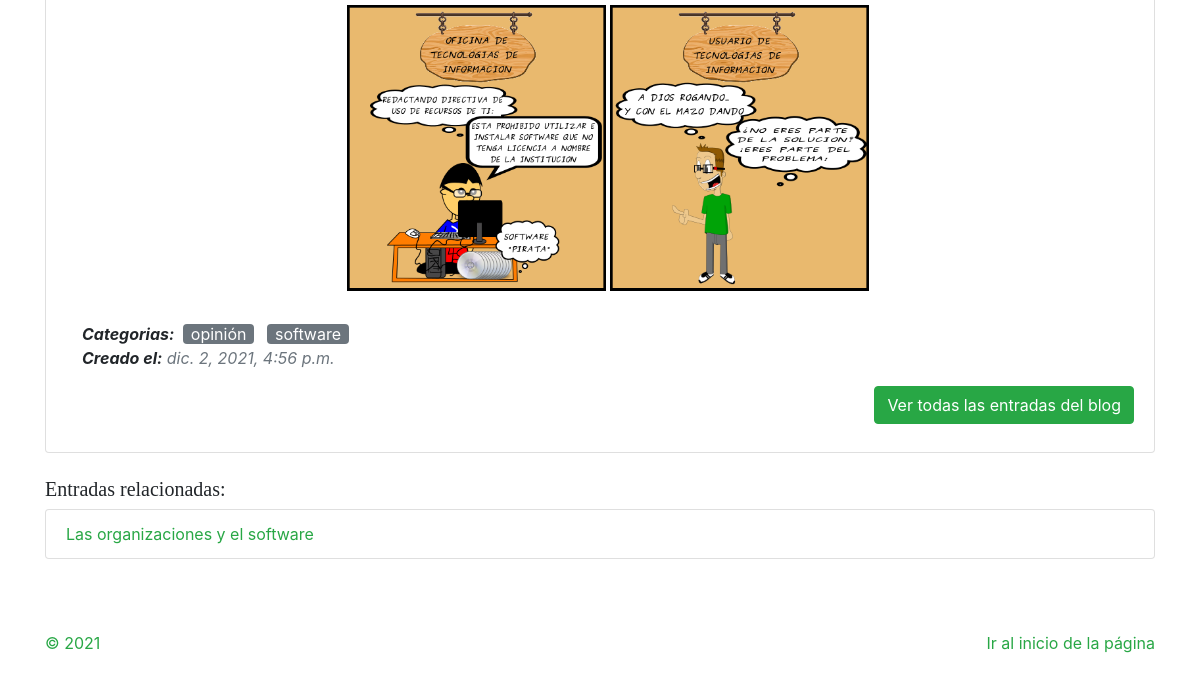
Before: /blog/2/ (lower part) with the older database file.
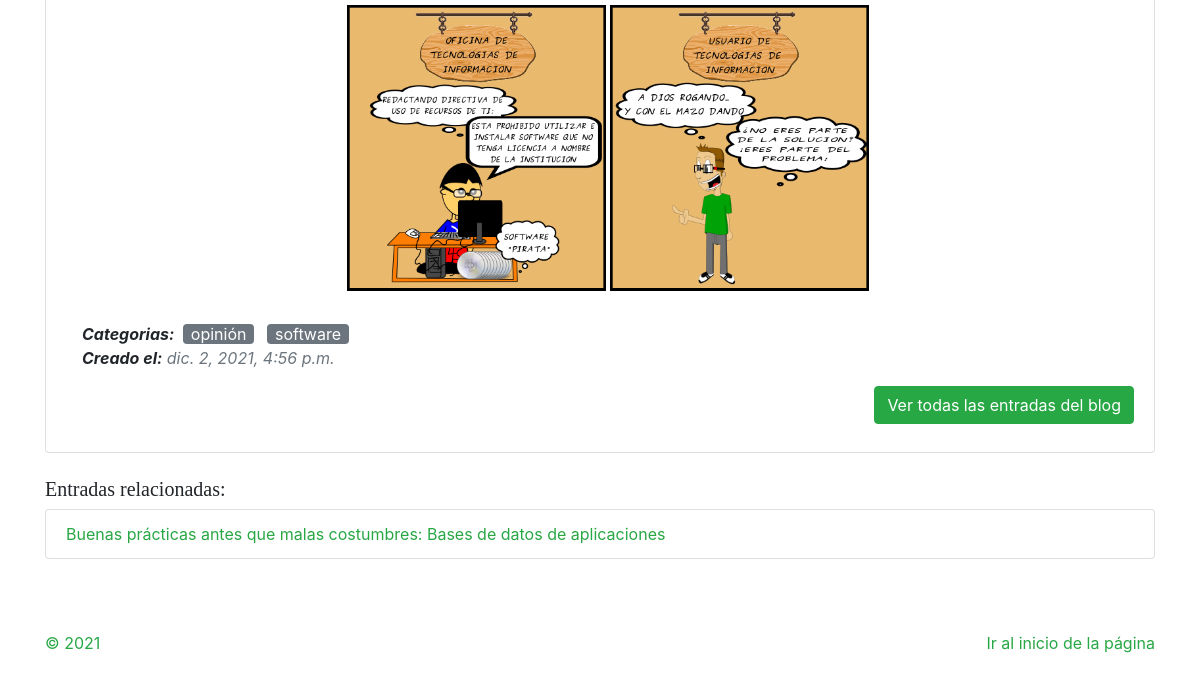
After: the same page with the newer database file.
### blog/models.py (models this page shows, shortened)
class CategoriaPost(models.Model):
    nombre = models.CharField(max_length=50)
    disponibilidad = models.BooleanField(default=True)
    creado = models.DateTimeField(auto_now_add=True)
    modificado = models.DateTimeField(auto_now_add=True)
    class Meta:
        verbose_name = "Categoría de publicación"
        verbose_name_plural = "Categorías de publicación"

class Post(models.Model):
    titulo = models.CharField(max_length=80)
    resumen = models.CharField(max_length=500)
    imagen = models.ImageField(upload_to='blog', null=True, blank=True)
    autor = models.ForeignKey(User, on_delete=models.CASCADE)
    categorias = models.ManyToManyField(CategoriaPost)
    contenido = HTMLField()
    creado = models.DateTimeField(auto_now_add=True)
    modificado = models.DateTimeField(auto_now_add=True)
    class Meta:
        verbose_name = "Publicación"
        verbose_name_plural = "Publicaciones"

### blog/views.py (the view)
# urls.py: path('<int:blog_id>/', views.blog_id, name="blogid"),
def blog_id(request, blog_id):
    post = Post.objects.get(id=blog_id)
    posts_relacionados = []
    for categoria_post in post.categorias.all():
        posts_relacionados += Post.objects.filter(categorias=categoria_post)
    for el_post in posts_relacionados:
        if el_post.titulo == post.titulo:
            posts_relacionados.remove(el_post)
    return render(request, "blog/blogid.html", {"post": post, "posts_relacionados": posts_relacionados})

### blog/templates/blog/blogid.html (shortened to what this page needs)
{% extends 'presentacion/masterpage.html' %}
{% load static %}
{% block content %}
    <main role="main">
		<section class="container my-4">
			<ul class="list-group">
				<li class="list-group-item">
					<div class="pl-3">
						<div class="pb-3">
							<div class="text-center"><img class="w-50 h-50 mb-4" src="{{post.imagen.url}}" alt="{{post.post_id}}" /></div>
							<p class="font-italic d-inline"><span class="font-weight-bold">Categorias:</span></p>
							{% for categoria in post.categorias.all %}
								<a class="text-lowercase bg-secondary rounded mx-1 px-2 text-white" href="{% url 'categoria_blog' categoria.id %}">{{categoria.nombre}}</a>
							{% endfor %}
							<p class="font-italic"><span class="font-weight-bold">Creado el:</span> <span class="text-muted text-lowercase">{{post.creado}}</span></p>
							<div class="text-right"><a href="/blog/" class="btn btn-success">Ver todas las entradas del blog</a></div>
						</div>
					</div>
				</li>
			</ul>
        </section>
		{% if posts_relacionados %}
		<section class="container my-4">
			<h5>Entradas relacionadas:</h5>
			<ul class="list-group">
					{% for el_post in posts_relacionados %}
						<li class="list-group-item"><a href="{% url 'blogid' el_post.id %}" class="text-success">{{el_post.titulo}}</a></li>
					{% endfor %}
			</ul>
		</section>
		{% endif %}
	</main>
{% endblock content %}

Changed rows visible on the page:
no longer on one of the page's lists (row unchanged): Post: titulo "Las organizaciones y el software"
added Post: titulo "Buenas prácticas antes que malas costumbres: Bases de datos de aplicaciones"
